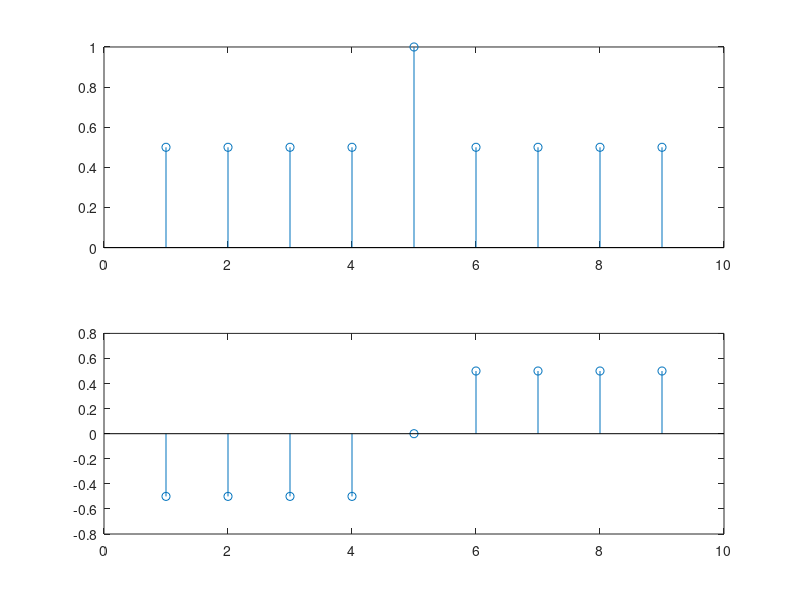

Source code (MATLAB):
clc;
clear all;
x=[1 1  1 1 1];

n=0:length(x)-1;
p=-fliplr(n);


p1=min(p);        
p2=max(n);

p3=p1:p2;

p12=n(1)-p3(1);

x1(n+p12+1)=x      %no semicolon

xeven=0.5*(x1+fliplr(x1));
subplot(2,1,1);
stem(xeven);

xodd=0.5*(x1-fliplr(x1));
subplot(2,1,2);
stem(xodd);
